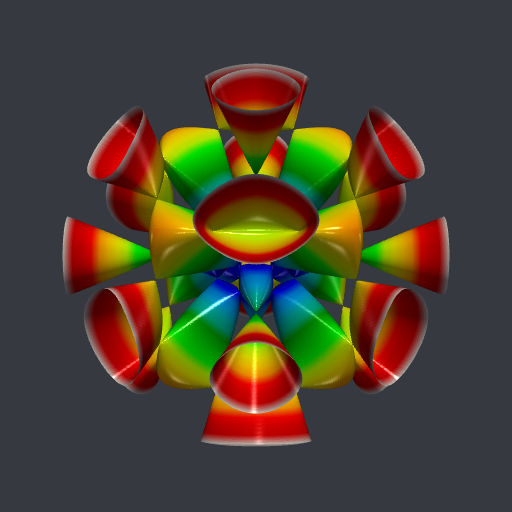

Source code (Python):
import numpy as np
import pyvista as pv


def f(x, y, z):
    return (
        3584 * z ** 4
        + 256 * z ** 8
        + 1792 * z ** 4 * x ** 4
        + 10752 * z ** 2 * x ** 4
        + 1792 * x ** 4
        + 256 * x ** 8
        + 256
        + 1792 * z ** 4 * y ** 4
        + 10752 * z ** 2 * y ** 4
        + 1792 * y ** 4
        + 256 * y ** 8
        + 10752 * z ** 4 * x ** 2 * y ** 2
        - 21504 * z ** 2 * x ** 2 * y ** 2
        + 10752 * x ** 2 * y ** 2
        + 3584 * x ** 4 * y ** 4
        + 192
        * (
            -1
            - 12 * x ** 4 * y ** 2 * z ** 2
            - 24 * x ** 2 * y ** 2 * z ** 2
            - 12 * x ** 2 * y ** 2
            - 12 * x ** 2 * z ** 2
            - 12 * y ** 2 * z ** 2
            - 12 * x ** 4 * y ** 2
            - 12 * x ** 4 * z ** 2
            - 12 * x ** 2 * y ** 4
            - 12 * x ** 2 * z ** 4
            - 12 * y ** 4 * z ** 2
            - 12 * y ** 2 * z ** 4
            - 4 * x ** 6 * y ** 2
            - 4 * x ** 6 * z ** 2
            - 6 * x ** 4 * y ** 4
            - 6 * x ** 4 * z ** 4
            - 4 * x ** 2 * y ** 6
            - 4 * x ** 2 * z ** 6
            - 4 * y ** 6 * z ** 2
            - 6 * y ** 4 * z ** 4
            - 4 * y ** 2 * z ** 6
            - 12 * x ** 2 * y ** 4 * z ** 2
            - 12 * x ** 2 * y ** 2 * z ** 4
            - 4 * x ** 2
            - 4 * y ** 2
            - 4 * z ** 2
            - 6 * x ** 4
            - 6 * y ** 4
            - 6 * z ** 4
            - 4 * x ** 6
            - 4 * y ** 6
            - 4 * z ** 6
            - x ** 8
            - y ** 8
            - z ** 8
        )
    )


# generate data grid for computing the values
X, Y, Z = np.mgrid[(-5):5:250j, (-5):5:250j, (-5):5:250j]
# create a structured grid
grid = pv.StructuredGrid(X, Y, Z)
# compute and assign the values
values = f(X, Y, Z)
grid.point_data["values"] = values.ravel(order="F")
# compute the isosurface f(x, y, z) = 0
isosurf = grid.contour(isosurfaces=[0])
mesh = isosurf.extract_geometry()


# surface clipped to the ball of radius 5, with the help of `clip_scalar`:
mesh["dist"] = np.linalg.norm(mesh.points, axis=1)
clipped_mesh = mesh.clip_scalar("dist", value=5)
clipped_mesh.plot(
    smooth_shading=True,
    cmap="nipy_spectral",
    window_size=[512, 512],
    show_scalar_bar=False,
    specular=15,
    show_axes=False,
    zoom=1.3,
    background="#363940",
    screenshot="SartOctic72nodes.png",
)
